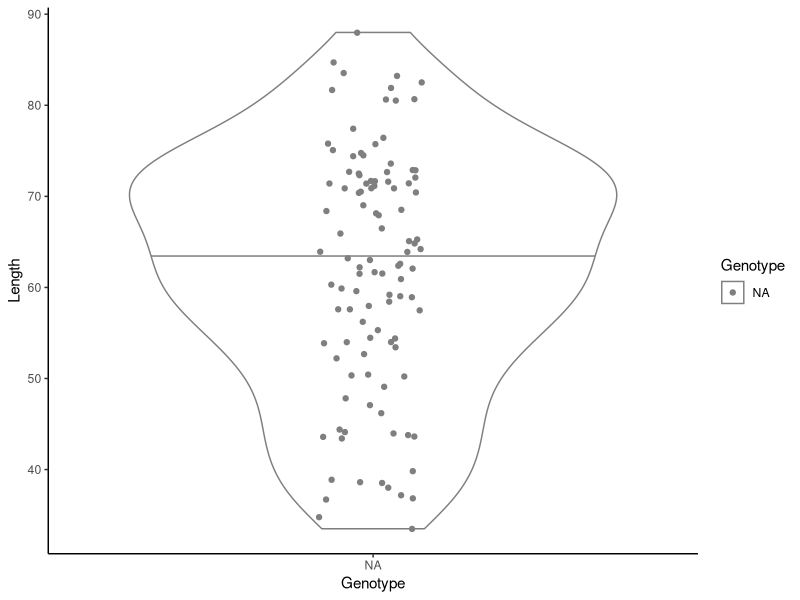
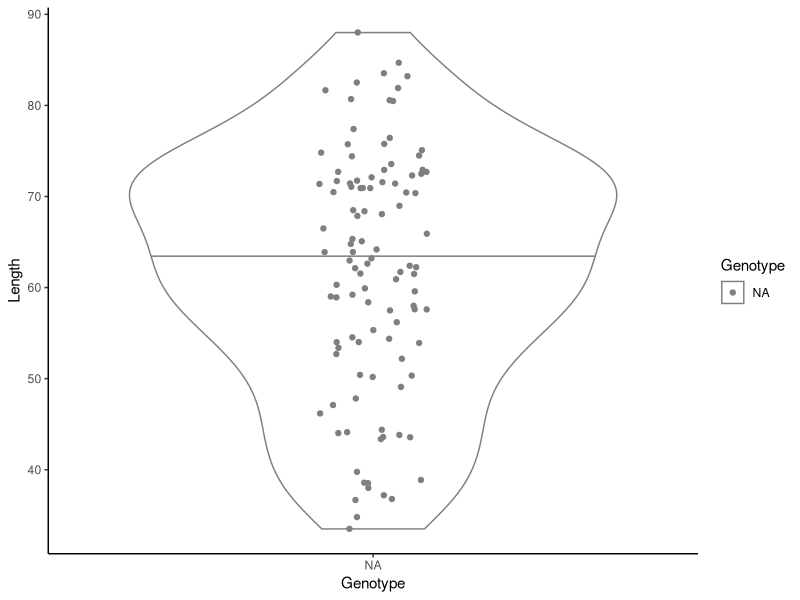

These figures' R source, in order: (Note: this script raises an error after producing the figures.)
## ---- chunk 1
knitr::opts_chunk$set(echo = TRUE, tidy = TRUE, cache = FALSE)
library(ggplot2)
## ---- chunk 2
# Load raw ROI measurements from ImageJ
results <- read.delim("results.txt")

# Replace label by filename
results$Label <- sapply(strsplit(results$Label, ":"), "[", 1)

# Load sample info and merge with results
samples <- read.delim("samples.csv", sep = ",")
results <- merge(results, samples, by = "Label", all.x = TRUE)

## ---- chunk 3
# Plot stocks together
ggplot(results, aes(Genotype, Length, color = Genotype)) + geom_violin(draw_quantiles = c("0.5")) + geom_jitter(width = 0.1) + theme_classic()
ggsave("depth_all.png", width = 5, height = 3)

# Plot stocks separately
ggplot(results, aes(Genotype, Length, color = Genotype)) + geom_violin(draw_quantiles = c("0.5"), show.legend = FALSE) + geom_jitter(alpha = 0.8, width = 0.1, show.legend = FALSE) + facet_wrap(~Sample) + labs(x = "mutant", y = "depth") + scale_color_manual(values=c("#d55e00", "#e69f03")) + theme_classic()
ggsave("depth_facet.png")
